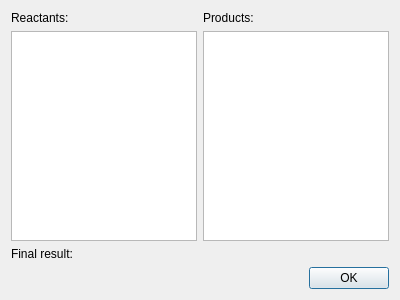
<?xml version="1.0" encoding="UTF-8"?>
<ui version="4.0">
 <class>ResultDialog</class>
 <widget class="QDialog" name="ResultDialog">
  <property name="geometry">
   <rect>
    <x>0</x>
    <y>0</y>
    <width>400</width>
    <height>300</height>
   </rect>
  </property>
  <property name="windowTitle">
   <string>Dialog</string>
  </property>
  <layout class="QVBoxLayout" name="verticalLayout">
   <item>
    <layout class="QGridLayout" name="gridLayout">
     <item row="1" column="0">
      <widget class="QTableWidget" name="reactantsTable"/>
     </item>
     <item row="1" column="1">
      <widget class="QTableWidget" name="productsTable"/>
     </item>
     <item row="0" column="0">
      <widget class="QLabel" name="label_2">
       <property name="text">
        <string>Reactants:</string>
       </property>
      </widget>
     </item>
     <item row="0" column="1">
      <widget class="QLabel" name="label_3">
       <property name="text">
        <string>Products:</string>
       </property>
      </widget>
     </item>
    </layout>
   </item>
   <item>
    <widget class="QLabel" name="resultLabel">
     <property name="text">
      <string>Final result:</string>
     </property>
    </widget>
   </item>
   <item>
    <widget class="QDialogButtonBox" name="buttonBox">
     <property name="orientation">
      <enum>Qt::Horizontal</enum>
     </property>
     <property name="standardButtons">
      <set>QDialogButtonBox::Ok</set>
     </property>
    </widget>
   </item>
  </layout>
 </widget>
 <resources/>
 <connections>
  <connection>
   <sender>buttonBox</sender>
   <signal>accepted()</signal>
   <receiver>ResultDialog</receiver>
   <slot>accept()</slot>
   <hints>
    <hint type="sourcelabel">
     <x>248</x>
     <y>254</y>
    </hint>
    <hint type="destinationlabel">
     <x>157</x>
     <y>274</y>
    </hint>
   </hints>
  </connection>
  <connection>
   <sender>buttonBox</sender>
   <signal>rejected()</signal>
   <receiver>ResultDialog</receiver>
   <slot>reject()</slot>
   <hints>
    <hint type="sourcelabel">
     <x>316</x>
     <y>260</y>
    </hint>
    <hint type="destinationlabel">
     <x>286</x>
     <y>274</y>
    </hint>
   </hints>
  </connection>
 </connections>
</ui>
